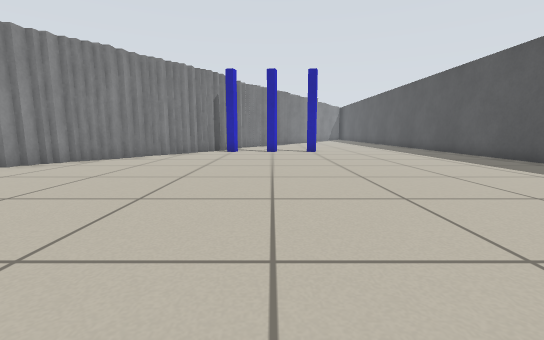
view 1 (above)

17 first-person views from a walk through a robot-simulator world made for Stage. The camera is 0.5 m above the floor, tilts 8° down and sees 90° across. Floor lines are 1 m apart. The floor is counted in squares, 0.5 m on a side. Each view is taken from the middle of a square. On the plan, view 1 faces up. The plan holds only what a view shows up to about 11 squares ahead; the rest is blank. The place goes on beyond the plan. The robots in the file are not drawn.

view 2
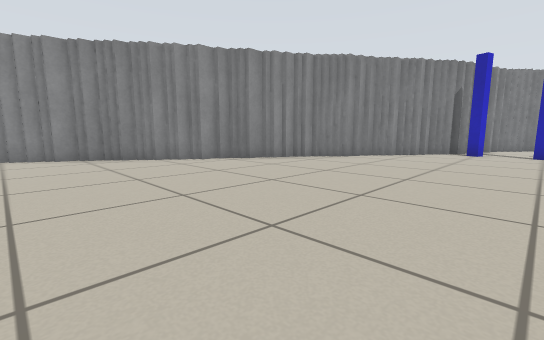

view 3
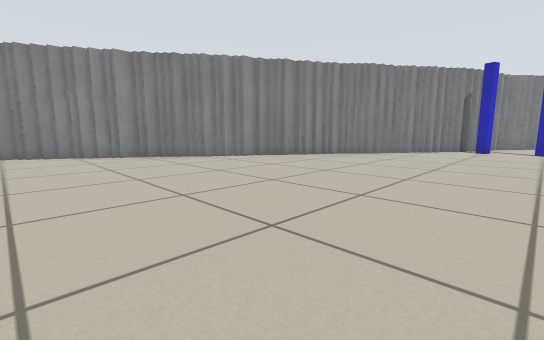

view 4
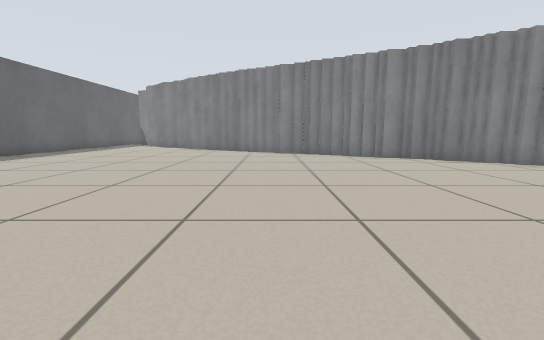

view 5
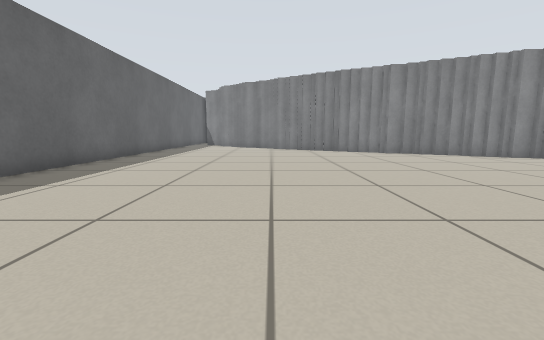

view 6
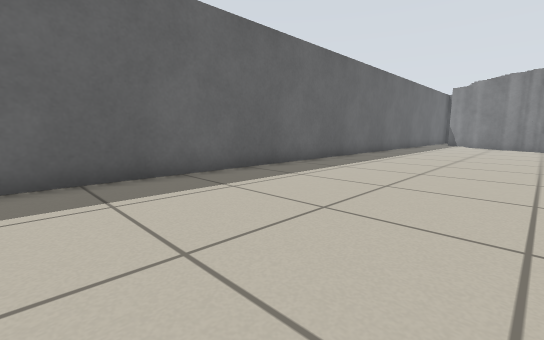

view 7
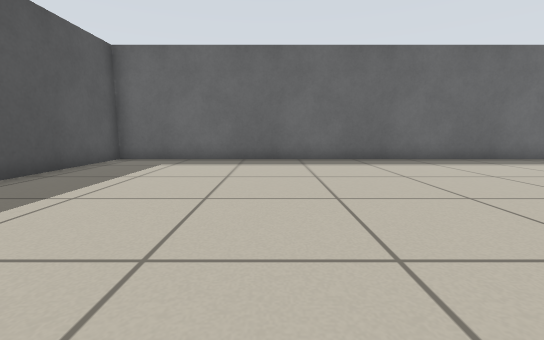

view 8
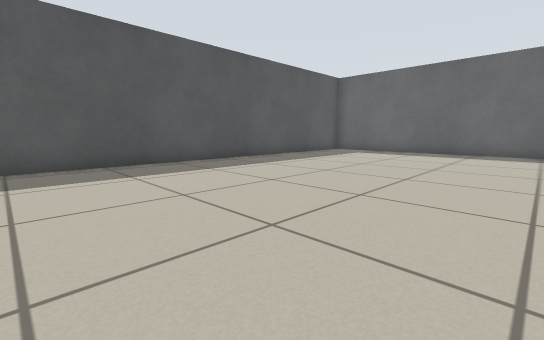

view 9
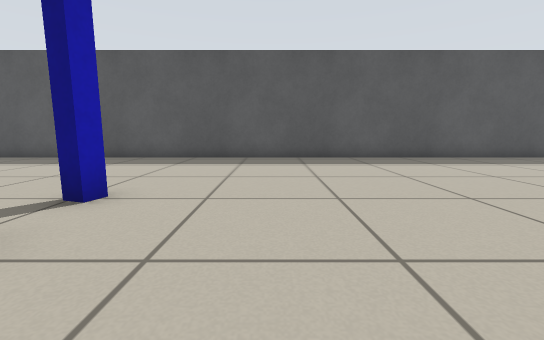

view 10
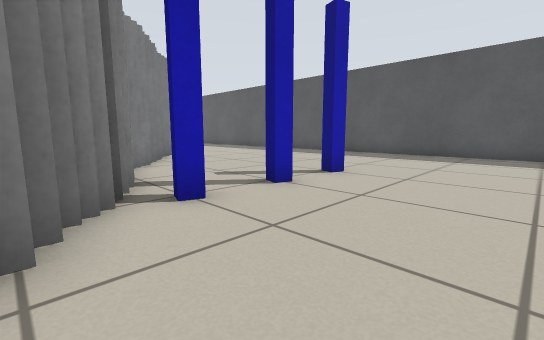

view 11
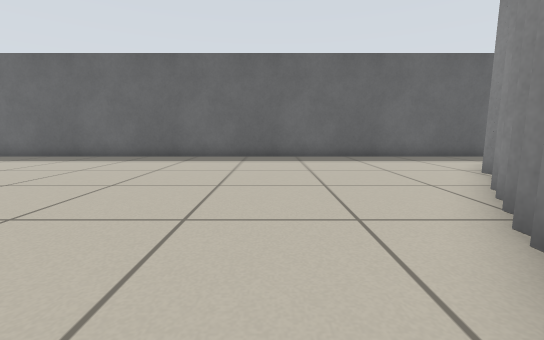

view 12
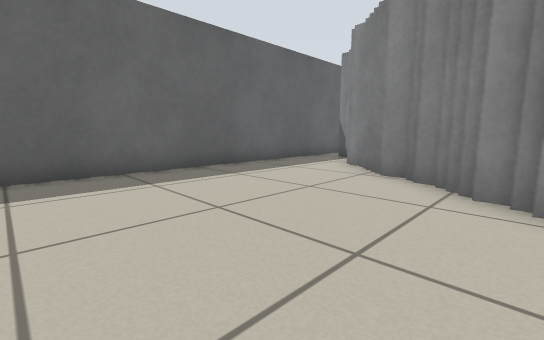

view 13
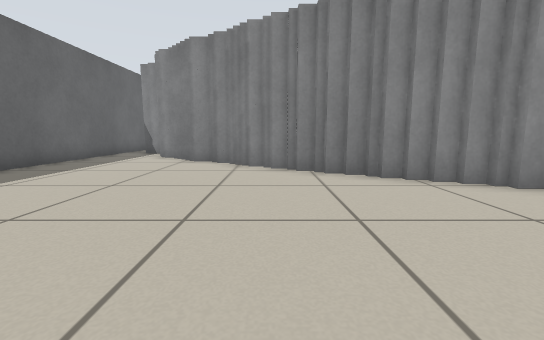

view 14
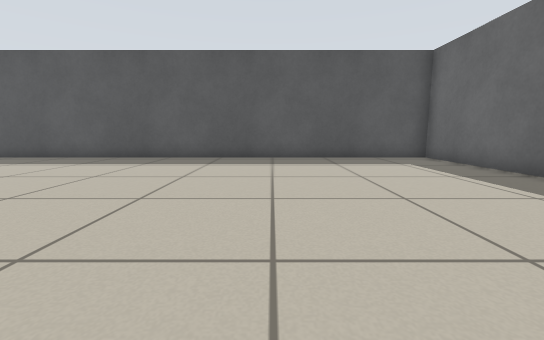

view 15
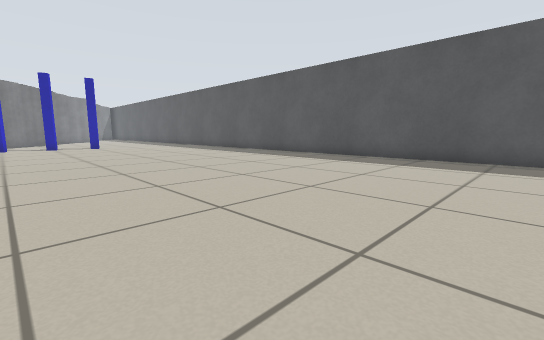

view 16
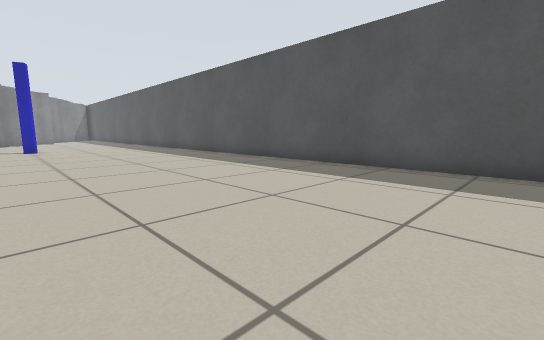

view 17
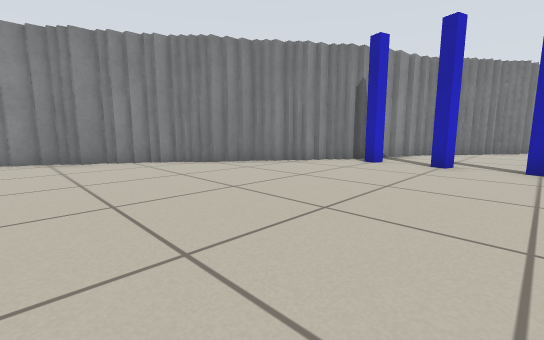

### Floor plan
Points are (right, up) in squares from view 1. A wall is a line through its corners. A room is listed if a view was taken in it or the views show most of it. See-through windows are left out.
Room 1 (views 1, 2, 3, 4, 5, 6, 7, 8, 9, 10, 11, 12, 13, 14, 15, 16, 17)
walls: (-9.2, 5) (-9.2, 4.5); (-9.7, 4.4) (-9.7, 3.9); (-10.4, 3.5) (-10.4, 3); (-8.8, 5.9) (-8.8, 5.1); (-11, 2.6) (-11, 2.1); (-8.6, 6.4) (-8.6, 5.8); (-11.5, 2) (-11.5, 1.2); (-11.9, 1.1) (-11.9, 0.5); (-12.1, 0.6) (-12.1, 0.1); (-7.9, 7.4) (-7.9, 6.6); (-7.5, 8.1) (-7.5, 7.5); (-12.6, 0) (-12.6, -0.5); (-12.8, -0.4) (-12.8, -1); (-7.2, 8.5) (-7.2, 8); (-13, -0.9) (-13, -1.4); (-6.8, 9.1) (-6.8, 8.6); (-13.5, -1.5) (-13.5, -2); (-13.7, -2.1) (-13.7, -2.8); (-5.7, 10.5) (-5.7, 9.9); (-14.2, -2.8) (-14.2, -3.4); (-5.4, 10.9) (-5.4, 10.4); (-14.4, -3.2) (-14.4, -3.8); (-5.2, 11.4) (-5.2, 10.8); (-14.6, -3.6) (-14.6, -4.2); (-14.8, -4.1) (-14.8, -4.6); (-4.6, 12.2) (-4.6, 11.8); (-15.3, -4.8) (-15.3, -5.4); (-15.5, -5.2) (-15.5, -5.8); (-3.9, 13.1) (-3.9, 12.5); (-3.7, 13.5) (-3.7, 13); (-15.9, -5.9) (-15.9, -6.4); (-16.4, -6.5) (-16.4, -7.1); (-3, 14.4) (-3, 13.9); (-2.8, 14.8) (-2.8, 14.2); (-16.8, -7.1) (-16.8, -7.8); (-2.3, 16) (-2.3, 15.2); (-17.7, -8.2) (-17.7, -8.9); (-2.1, 16.8) (-2.1, 15.9); (-18.2, -9) (-18.2, -9.8); (-1.9, 17.2) (-1.9, 16.8); (-19.5, -10.8) (-19.5, -11.2); (-21.7, -12.5) (-21.7, -13); (-21.6, -14) (8.6, -14) (8.6, 17.5)
objects: blue post (-2, 14); blue post (0, 14); blue post (2, 14)

Where each view was taken, in squares from view 1:
view 1: 0 up, 0 right, facing up
view 2: 0 up, 0 right, facing up-left
view 3: 2 down, 0 right, facing up-left
view 4: 3 down, 1 left, facing left
view 5: 8 down, 1 left, facing left
view 6: 8 down, 1 right, facing down-left
view 7: 4 down, 3 right, facing down
view 8: 0 up, 0 right, facing down-right
view 9: 11 up, 2 left, facing right
view 10: 10 up, 4 left, facing up-right
view 11: 3 down, 13 left, facing down
view 12: 7 down, 12 left, facing down-left
view 13: 7 down, 9 left, facing left
view 14: 8 down, 2 left, facing right
view 15: 5 down, 2 left, facing up-right
view 16: 3 down, 1 right, facing up-right
view 17: 5 up, 2 right, facing up-left
